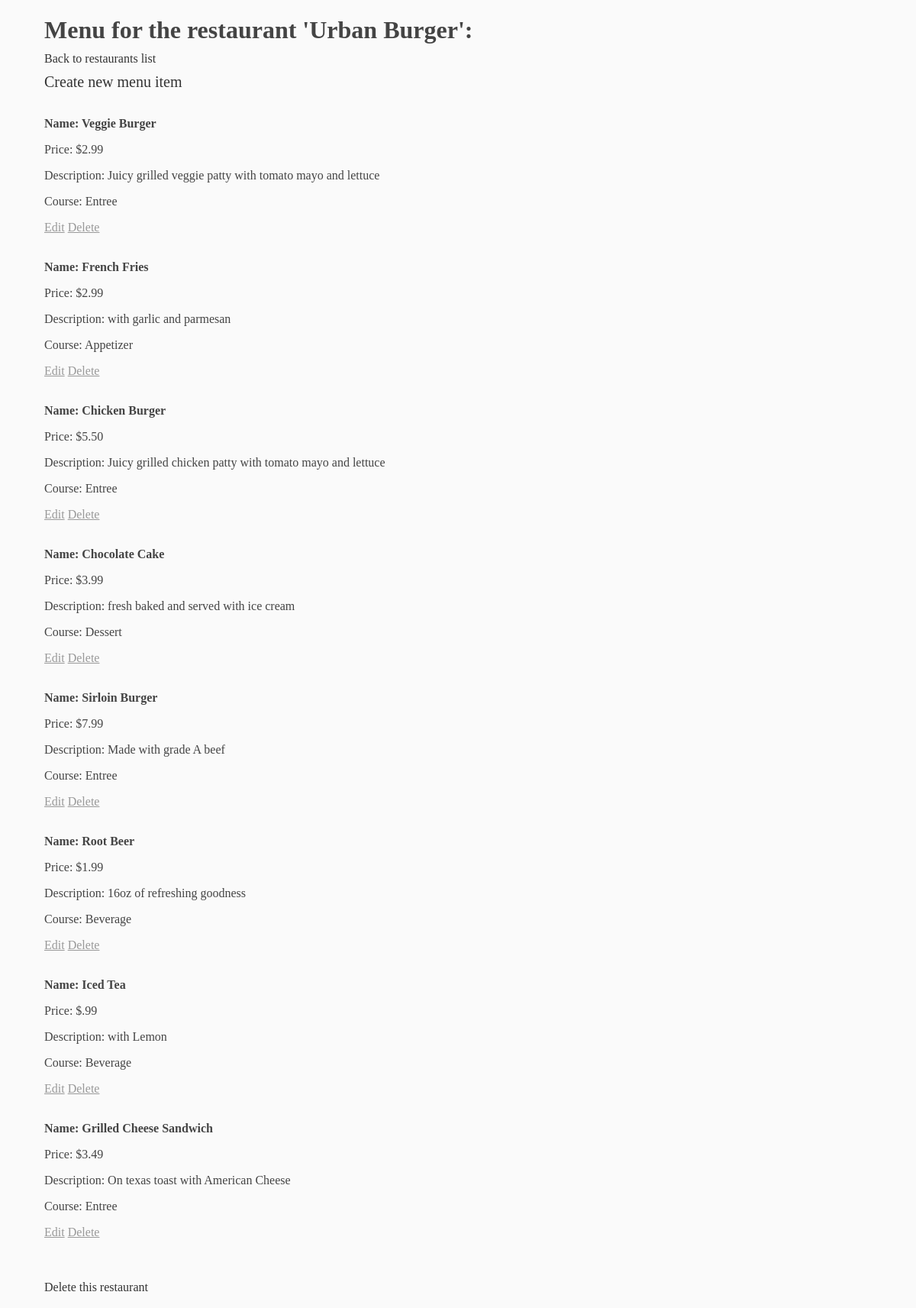
Page /restaurant/2/menu on the committed database.
### database_setup.py (models this page shows, shortened)
class Restaurant(Base):
    __tablename__ = 'restaurant'
    name = Column(
        String(80), nullable = False)
    id   = Column(
        Integer, primary_key = True)

class MenuItem(Base):
    __tablename__ = 'menu_item'
    name = Column(String(80), nullable = False)
    id   = Column(Integer, primary_key = True)
    course        = Column(String(250))
    description   = Column(String(250))
    price         = Column(String(8))
    restaurant_id = Column(
        Integer, ForeignKey('restaurant.id'))
    restaurant    = relationship(Restaurant)

### restaurants.py (the view)
@app.route('/restaurant/<int:restaurant_id>')
@app.route('/restaurant/<int:restaurant_id>/menu')
def showMenu(restaurant_id):
    restaurant = sess.query(Restaurant).filter(Restaurant.id == restaurant_id).first()
    items = sess.query(MenuItem).filter(MenuItem.restaurant_id == restaurant_id).all()
    return render_template('menu.html', restaurant = restaurant, items = items)

### templates/menu.html (shortened to what this page needs)
<!DOCTYPE html>
<html>
<head>
    <link rel="stylesheet" type="text/css" href="{{url_for('static', filename='css/main.css')}}">
</head>
<body>
    <h1>Menu for the restaurant '{{restaurant.name}}':</h1>
    <a class="back" href="{{url_for('showRestaurants')}}">Back to restaurants list</a><br>
    <a class="create" href="{{url_for('newMenuItem', restaurant_id = restaurant.id)}}">Create new menu item</a>
    <br><br>
    {% for e in items %}
        <p><strong>Name: {{e.name}}</strong></p>
        <p>Price: {{e.price}}</p>
        <p>Description: {{e.description}}</p>
        <p>Course: {{e.course}}</p>
        <a class="edit" href="{{url_for('editMenuItem', menu_id = e.id, restaurant_id = restaurant.id)}}">Edit</a>
        <a class="edit" href="{{url_for('deleteMenuItem', menu_id = e.id, restaurant_id = restaurant.id)}}">Delete</a>
        <br><br>
    {% endfor %}
    <br><br>
    <a class="back" href="{{url_for('deleteRestaurant', restaurant_id = restaurant.id)}}">Delete this restaurant</a>
</body>
</html>

### static/css/main.css (style rules this page uses)
body { background-color: #fafafa; padding: 0px 50px 0px 50px; color: #444; width: max-content; }
h1 { margin-bottom: 10px; }
a { display: inline-block; }
.edit { color: #999; text-transform: capitalize; }
.back { color: #333; font-size: 16px; text-decoration: none; margin-bottom: 10px; }
.create { color: #333; font-size: 20px; text-decoration: none; }

### rows in the picture
Restaurant: name "Urban Burger"
MenuItem: name "Veggie Burger", price "$2.99", description "Juicy grilled veggie patty with tomato mayo and lettuce", course "Entree"
MenuItem: name "French Fries", price "$2.99", description "with garlic and parmesan", course "Appetizer"
MenuItem: name "Chicken Burger", price "$5.50", description "Juicy grilled chicken patty with tomato mayo and lettuce", course "Entree"
MenuItem: name "Chocolate Cake", price "$3.99", description "fresh baked and served with ice cream", course "Dessert"
MenuItem: name "Sirloin Burger", price "$7.99", description "Made with grade A beef", course "Entree"
MenuItem: name "Root Beer", price "$1.99", description "16oz of refreshing goodness", course "Beverage"
MenuItem: name "Iced Tea", price "$.99", description "with Lemon", course "Beverage"
MenuItem: name "Grilled Cheese Sandwich", price "$3.49", description "On texas toast with American Cheese", course "Entree"
